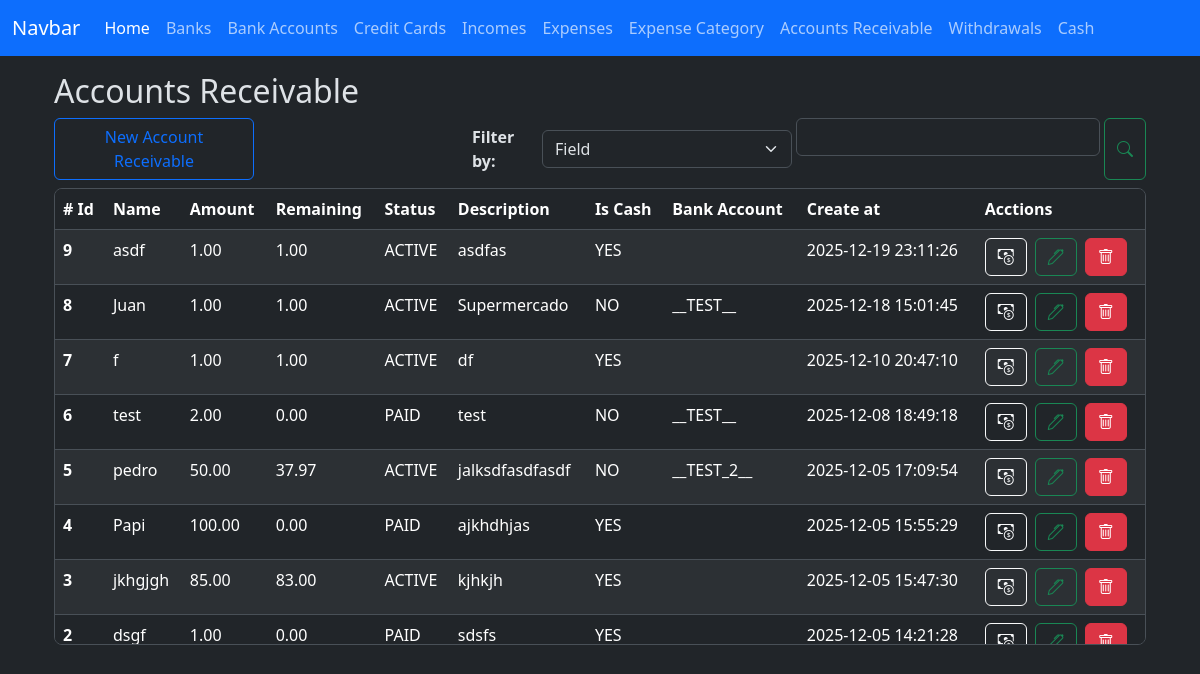
Before: /accounts_receivable/index with the older database file.
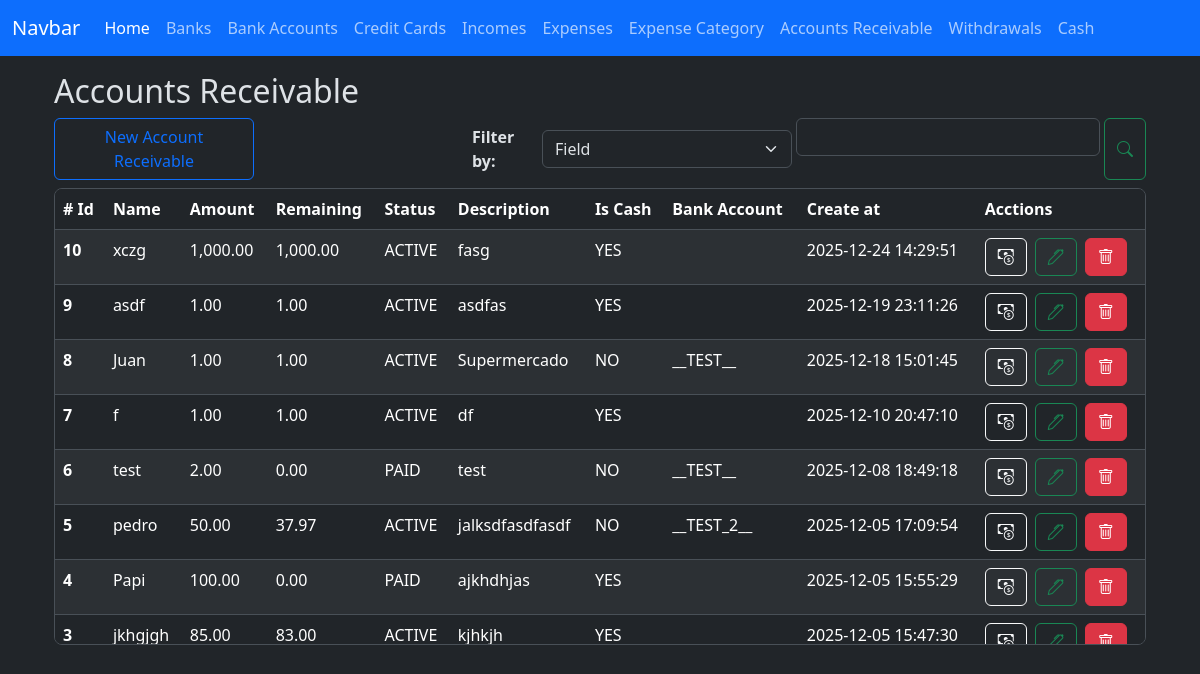
After: the same page with the newer database file.
### app/models/loan.py (models this page shows, shortened)
class Loan(db.Model):
    __tablename__ = 'loans'
    id = db.Column(db.Integer, primary_key=True)
    person_name = db.Column(db.String(100), nullable=False)
    amount = db.Column(db.Numeric(10, 2), nullable=False)
    is_active = db.Column(db.Boolean, default=True)
    is_cash = db.Column(db.Boolean)
    code = db.Column(db.String(50), nullable=False)
    bank_account_id = db.Column(db.Integer, db.ForeignKey('bank_accounts.id'))
    created_at = db.Column(db.DateTime(timezone=True), server_default=func.now())
    updated_at = db.Column(db.DateTime(timezone=True), onupdate=func.now())
    description = db.Column(db.String(200))
    loan_payments = relationship('LoanPayment', back_populates='loan', order_by='desc(LoanPayment.created_at)')
    bank_account = relationship('BankAccount', back_populates='loans')
    def total_payments(self):
        db.session.refresh(self)
        total = Decimal(0.0)
        for payment in self.loan_payments:
            total += payment.amount
        return total
    def remaining_amount(self):
        db.session.refresh(self)
        remaining = self.amount - self.total_payments()
        if remaining < 0:
            return Decimal('0.00')
        return remaining.quantize(Decimal('0.00'))

### app/models/bank_account.py (models this page shows)
class BankAccount(db.Model):
    __tablename__ = 'bank_accounts'
    id = db.Column(db.Integer, primary_key=True)
    nick_name = db.Column(db.String(120))
    amount_available = db.Column(db.Numeric(10, 2), nullable=False)
    is_active = db.Column(db.Boolean, default=True)
    account_number = db.Column(db.Integer, nullable=True)
    bank_id = db.Column(db.Integer, db.ForeignKey('banks.id'))
    created_at = db.Column(db.DateTime(timezone=True), server_default=func.now())
    updated_at = db.Column(db.DateTime(timezone=True), onupdate=func.now())
    bank = relationship('Bank', back_populates='bank_accounts')
    expenses = relationship('Expense', back_populates='bank_account', order_by='desc(Expense.created_at)')
    incomes = relationship('Income', back_populates='bank_account', order_by='desc(Income.created_at)')
    loans = relationship('Loan', back_populates='bank_account', order_by='desc(Loan.created_at)')
    loan_payments = relationship('LoanPayment', back_populates='bank_account', order_by='desc(LoanPayment.created_at)')
    credit_card_payments = relationship('CreditCardPayment', back_populates='bank_account', order_by='desc(CreditCardPayment.created_at)')
    withdrawals = relationship('Withdrawal', back_populates='bank_account', order_by='desc(Withdrawal.created_at)')

### app/models/loan_payment.py (models this page shows, shortened)
class LoanPayment(db.Model):
    __tablename__ = 'loan_payment'
    id = db.Column(db.Integer, primary_key=True)
    amount = db.Column(db.Numeric(10,2), nullable=False)
    is_cash = db.Column(db.Boolean, nullable=False)
    loan_id = db.Column(db.Integer, db.ForeignKey('loans.id'))
    bank_account_id = db.Column(db.Integer, db.ForeignKey('bank_accounts.id', name='bank_account_id'))
    code = db.Column(db.String(50), nullable=False, server_default='TEMP')
    created_at = db.Column(db.DateTime(timezone=True), server_default=func.now())
    updated_at = db.Column(db.DateTime(timezone=True), onupdate=func.now())
    loan = relationship('Loan', back_populates='loan_payments')
    bank_account = relationship('BankAccount', back_populates='loan_payments')

### app/routes/accounts_receivable_routes.py (the view)
@accounts_receivable_bp.route('/index', methods=['GET'])
def index():
    loans = Loan.query.order_by(Loan.created_at.desc()).all()
    bank_accounts = BankAccount.query.all()
    context = {
        'loans': loans,
        'bank_accounts': bank_accounts,
        'format_amount': format_amount,
        'total_amount': total_amount,
    }
    return render_template('accounts_receivable/index.html', **context)

### app/utils/numeric_casting.py (called while the page is built)
def format_amount(value):
    try:
        return f'{value:,.2f}';
    except Exception as e:
        return None

### app/templates/accounts_receivable/index.html (shortened to what this page needs)
{% extends 'layout.html' %}
{% block content %}
    <div class=" w-100">
        <h2>Accounts Receivable</h2>
        <div class="w-100">
            <div class="d-flex justify-content-start gap-1 flex-wrap flex-md-nowrap">
                <button type="button"
                        class="btn btn-outline-primary me-auto me-md-auto w-100 w-md-auto"
                        style="max-width: 200px;"
                        data-bs-toggle="modal"
                        data-bs-target="#create-account-receivable">
                    New Account Receivable
                </button>
                <div class="d-flex gap-1 w-100 align-items-center" style="max-width: 320px;">
                    <div class="w-md-auto mt-md-0">
                        <label for="" class="fs-6 fw-bold">Filter by: </label>
                    </div>
                    <div class="w-100 w-md-auto mt-md-0" style="max-width: 250px;">
                        <select class="form-select" id="select-filter-type-id">
                            <option value="field">Field</option>
                        </select>
                    </div>
                </div>
                <div class="d-flex gap-1 w-100" style="max-width: 350px;">
                    <div class="w-100 w-md-auto mt-md-0">
                        <input type="text" class="form-control" id="filter-input-id">
                    </div>
                    <button type="button" class="btn btn-outline-success" id="btn-search-id"><i class="bi bi-search"></i></button>
                </div>
            </div>
        </div>
        <div class="table-responsive overflow-y-auto border rounded-3 mt-2" style="max-height: 457px;">
            <table class="table table-striped  table-hover">
                <thead class="sticky-top">
                    <tr>
                    <th scope="col"># Id</th>
                    <th scope="col">Name</th>
                    <th scope="col">Amount</th>
                    <th scope="col">Remaining</th>
                    <th scope="col">Status</th>
                    <th scope="col">Description</th>
                    <th scope="col">Is Cash</th>
                    <th scope="col">Bank Account</th>
                    <th scope="col">Create at</th>
                    <th scope="col">Acctions</th>
                    </tr>
                </thead>
                <tbody id="loans-table-body-id">
                  {% for loan in loans %}
                    <tr class="loan-row" data-loan-id="{{ loan.id }}" data-url-associated-records = "{{ url_for('accounts_receivable.associated_records', loan_id=loan.id) }}">
                        <th scope="row">{{ loan.id }}</th>
                        <td>{{ loan.person_name }}</td>
                        <td>{{ format_amount(loan.amount) }}</td>
                        <td> {{ format_amount(loan.remaining_amount()) }} </td>
                        <td>{{ 'ACTIVE' if loan.is_active else 'PAID'  }}</td>
                        <td>{{ loan.description }}</td>
                        <td>{{ 'YES' if loan.is_cash else 'NO'  }}</td>
                        <td>{{ loan.bank_account.nick_name }}</td>
                        <td>{{ loan.created_at }}</td>
                        <td>
                            <div class="d-flex gap-2">
                                <button
                                    id=""
                                    type="button"
                                    data-bs-toggle="modal"
                                    data-bs-target="#pay-account-receivable"
                                    class="btn btn-outline-light"
                                    data-loan-id="{{ loan.id }}"
                                >
                                    <i class="bi bi-cash-coin"></i>
                                </button>
                                <button
                                    type="button"
                                    class="btn btn-outline-success"
                                    data-bs-toggle="modal"
                                    data-bs-target="#edit-account-receivable"
                                    data-loan-id="{{ loan.id }}"
                                    data-amount="{{ loan.amount }}"
                                    data-is-cash="{{ loan.is_cash }}"
                                    data-is-active="{{ loan.is_active }}"
                                    data-description="{{ loan.description }}"
                                    data-person-name="{{ loan.person_name }}"
                                    data-bank-account-id="{{ loan.bank_account_id }}"
                                >
                                    <i class="bi bi-pen"></i>
                                </button>
                                <a href="{{ url_for('accounts_receivable.delete_loan', loan_id=loan.id) }}" class="btn btn-danger"><i class="bi bi-trash"></i></a>
                            </div>
                        </td>
                    </tr>
                  {% endfor %}
                </tbody>
            </table>
        </div>
    </div>
<link rel="stylesheet" href="https://cdn.jsdelivr.net/npm/flatpickr/dist/flatpickr.min.css">
<link href="https://cdn.jsdelivr.net/npm/@sweetalert2/theme-dark@5/dark.css" rel="stylesheet">
<link rel="stylesheet" href="https://cdn.jsdelivr.net/npm/bootstrap-icons@1.13.1/font/bootstrap-icons.min.css">
{% endblock %}

### app/templates/layout.html (shortened to what this page needs)
<!doctype html>
<html lang="en" data-bs-theme="dark">
  <head>
    <link href="https://cdn.jsdelivr.net/npm/bootstrap@5.3.8/dist/css/bootstrap.min.css" rel="stylesheet">
    <link rel="stylesheet" href="{{ url_for('static', filename='style.css') }}">
</head>
  <body>
    <nav class="navbar navbar-expand-lg bg-primary fixed-top mx-2 mx-auto">
        <div class="container-fluid">
            <a class="navbar-brand" href="#">Navbar</a>
            <div class="collapse navbar-collapse" id="navbarNav">
                <ul class="navbar-nav">
                    <li class="nav-item">
                        <a class="nav-link active" aria-current="page" href="{{ url_for('home.index' ) }}">Home</a>
                    </li>
                    <li class="nav-item">
                        <a class="nav-link" href="{{ url_for('bank.index' ) }}">Banks</a>
                    </li>
                    <li class="nav-item">
                        <a class="nav-link" href="{{ url_for('bank_account.index' ) }}">Bank Accounts</a>
                    </li>
                    <li class="nav-item">
                        <a class="nav-link" href="{{ url_for('credit_card.index' ) }}">Credit Cards</a>
                    </li>
                    <li class="nav-item">
                        <a class="nav-link" href="{{ url_for('income.index' ) }}">Incomes</a>
                    </li>
                    <li class="nav-item">
                        <a class="nav-link" href="{{ url_for('expense.index' ) }}">Expenses</a>
                    </li>
                    <li class="nav-item">
                        <a class="nav-link" href="{{ url_for('expense_category.index' ) }}">Expense Category</a>
                    </li>
                    <li class="nav-item">
                        <a class="nav-link" href="{{ url_for('accounts_receivable.index' ) }}">Accounts Receivable</a>
                    </li>
                    <li class="nav-item">
                        <a class="nav-link" href="{{ url_for('withdrawal.index' ) }}">Withdrawals</a>
                    </li>
                    <li class="nav-item">
                        <a class="nav-link" href="{{ url_for('cashledger.index' ) }}">Cash</a>
                    </li>
                </ul>
            </div>
        </div>
    </nav>
    <main class="container w-100 mt-5 p-4">
    {% block content %}
    {% endblock %}
    </main>
    <link rel="stylesheet" href="https://cdn.jsdelivr.net/npm/bootstrap-icons@1.13.1/font/bootstrap-icons.min.css">
</body>
</html>

Changed rows visible on the page:
no longer on this page (row unchanged): Loan: id "2", person_name "dsgf", amount "1.00", amount.amount "0.00", is_active "PAID", description "sdsfs", is_cash "YES", created_at "2025-12-05 14:21:28"
added Loan: id "10", person_name "xczg", amount "1,000.00", is_active "ACTIVE", description "fasg", is_cash "YES", created_at "2025-12-24 14:29:51"
